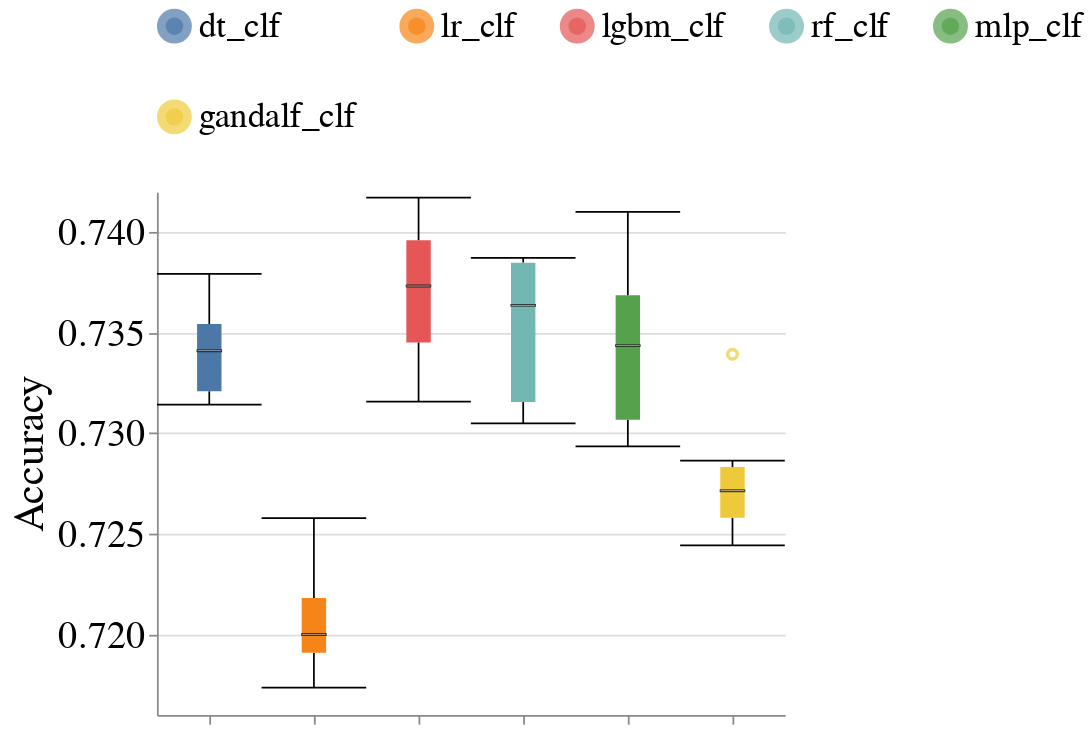

Notebook code cell kept with this figure:
### Markdown cell above
### Overall Metrics

### Code cell
create_box_plots_for_diff_baseline_models(dataset_name=DATASET_NAME,
                                          metric_name='Accuracy',
                                          db_client=db_client)

### Figure 1 — Vega-Lite specification as saved in the notebook (floating-point values rounded to 4 significant figures)
{"config": {"view": {"continuousWidth": 400, "continuousHeight": 300, "stroke": null}, "axis": {"labelFontSize": 22, "labelFontWeight": "normal", "titleFontSize": 24, "titleFontWeight": "normal"}, "facet": {"spacing": 10}, "header": {"labelFontSize": 20, "labelOrient": "bottom", "labelPadding": 5, "titleFontSize": 20}, "legend": {"columns": 5, "direction": "horizontal", "labelFontSize": 20, "labelLimit": 400, "orient": "top", "symbolStrokeWidth": 10, "titleAnchor": "middle", "titleFontSize": 22, "titleLimit": 300}, "title": {"fontSize": 20}}, "data": {"name": "data-a6a1c6ba86d0d7570251f5753d035ad3"}, "mark": {"type": "boxplot", "median": {"stroke": "black", "strokeWidth": 0.7}, "ticks": true}, "encoding": {"color": {"field": "Model_Name", "sort": ["dt_clf", "lr_clf", "lgbm_clf", "rf_clf", "mlp_clf"], "title": null, "type": "nominal"}, "x": {"axis": {"labels": false}, "field": "Model_Name", "sort": ["dt_clf", "lr_clf", "lgbm_clf", "rf_clf", "mlp_clf"], "title": null, "type": "nominal"}, "y": {"field": "Metric_Value", "scale": {"zero": false}, "title": "Accuracy", "type": "quantitative"}}, "width": 360, "$schema": "https://vega.github.io/schema/vega-lite/v4.17.0.json", "datasets": {"data-a6a1c6ba86d0d7570251f5753d035ad3": [{"Dataset_Name": "heart", "Null_Imputer_Name": "baseline", "Virny_Random_State": 100, "Model_Name": "dt_clf", "Subgroup": "overall", "Metric": "Accuracy", "Metric_Value": 0.7315}, {"Dataset_Name": "heart", "Null_Imputer_Name": "baseline", "Virny_Random_State": 200, "Model_Name": "dt_clf", "Subgroup": "overall", "Metric": "Accuracy", "Metric_Value": 0.7339}, {"Dataset_Name": "heart", "Null_Imputer_Name": "baseline", "Virny_Random_State": 300, "Model_Name": "dt_clf", "Subgroup": "overall", "Metric": "Accuracy", "Metric_Value": 0.7358}, {"Dataset_Name": "heart", "Null_Imputer_Name": "baseline", "Virny_Random_State": 400, "Model_Name": "dt_clf", "Subgroup": "overall", "Metric": "Accuracy", "Metric_Value": 0.7379}, {"Dataset_Name": "heart", "Null_Imputer_Name": "baseline", "Virny_Random_State": 500, "Model_Name": "dt_clf", "Subgroup": "overall", "Metric": "Accuracy", "Metric_Value": 0.7344}, {"Dataset_Name": "heart", "Null_Imputer_Name": "baseline", "Virny_Random_State": 100, "Model_Name": "lr_clf", "Subgroup": "overall", "Metric": "Accuracy", "Metric_Value": 0.7194}, {"Dataset_Name": "heart", "Null_Imputer_Name": "baseline", "Virny_Random_State": 600, "Model_Name": "dt_clf", "Subgroup": "overall", "Metric": "Accuracy", "Metric_Value": 0.7314}, {"Dataset_Name": "heart", "Null_Imputer_Name": "baseline", "Virny_Random_State": 300, "Model_Name": "lr_clf", "Subgroup": "overall", "Metric": "Accuracy", "Metric_Value": 0.7222}, {"Dataset_Name": "heart", "Null_Imputer_Name": "baseline", "Virny_Random_State": 400, "Model_Name": "lr_clf", "Subgroup": "overall", "Metric": "Accuracy", "Metric_Value": 0.7206}, {"Dataset_Name": "heart", "Null_Imputer_Name": "baseline", "Virny_Random_State": 200, "Model_Name": "lr_clf", "Subgroup": "overall", "Metric": "Accuracy", "Metric_Value": 0.7174}, {"Dataset_Name": "heart", "Null_Imputer_Name": "baseline", "Virny_Random_State": 500, "Model_Name": "lr_clf", "Subgroup": "overall", "Metric": "Accuracy", "Metric_Value": 0.7258}, {"Dataset_Name": "heart", "Null_Imputer_Name": "baseline", "Virny_Random_State": 600, "Model_Name": "lr_clf", "Subgroup": "overall", "Metric": "Accuracy", "Metric_Value": 0.719}, {"Dataset_Name": "heart", "Null_Imputer_Name": "baseline", "Virny_Random_State": 100, "Model_Name": "rf_clf", "Subgroup": "overall", "Metric": "Accuracy", "Metric_Value": 0.7305}, {"Dataset_Name": "heart", "Null_Imputer_Name": "baseline", "Virny_Random_State": 200, "Model_Name": "rf_clf", "Subgroup": "overall", "Metric": "Accuracy", "Metric_Value": 0.7345}, {"Dataset_Name": "heart", "Null_Imputer_Name": "baseline", "Virny_Random_State": 300, "Model_Name": "rf_clf", "Subgroup": "overall", "Metric": "Accuracy", "Metric_Value": 0.7387}, {"Dataset_Name": "heart", "Null_Imputer_Name": "baseline", "Virny_Random_State": 400, "Model_Name": "rf_clf", "Subgroup": "overall", "Metric": "Accuracy", "Metric_Value": 0.7382}, {"Dataset_Name": "heart", "Null_Imputer_Name": "baseline", "Virny_Random_State": 500, "Model_Name": "rf_clf", "Subgroup": "overall", "Metric": "Accuracy", "Metric_Value": 0.7386}, {"Dataset_Name": "heart", "Null_Imputer_Name": "baseline", "Virny_Random_State": 500, "Model_Name": "mlp_clf", "Subgroup": "overall", "Metric": "Accuracy", "Metric_Value": 0.741}, {"Dataset_Name": "heart", "Null_Imputer_Name": "baseline", "Virny_Random_State": 600, "Model_Name": "rf_clf", "Subgroup": "overall", "Metric": "Accuracy", "Metric_Value": 0.7306}, {"Dataset_Name": "heart", "Null_Imputer_Name": "baseline", "Virny_Random_State": 100, "Model_Name": "mlp_clf", "Subgroup": "overall", "Metric": "Accuracy", "Metric_Value": 0.7301}, {"Dataset_Name": "heart", "Null_Imputer_Name": "baseline", "Virny_Random_State": 300, "Model_Name": "mlp_clf", "Subgroup": "overall", "Metric": "Accuracy", "Metric_Value": 0.7364}, {"Dataset_Name": "heart", "Null_Imputer_Name": "baseline", "Virny_Random_State": 600, "Model_Name": "mlp_clf", "Subgroup": "overall", "Metric": "Accuracy", "Metric_Value": 0.7294}, {"Dataset_Name": "heart", "Null_Imputer_Name": "baseline", "Virny_Random_State": 200, "Model_Name": "mlp_clf", "Subgroup": "overall", "Metric": "Accuracy", "Metric_Value": 0.7323}, {"Dataset_Name": "heart", "Null_Imputer_Name": "baseline", "Virny_Random_State": 400, "Model_Name": "mlp_clf", "Subgroup": "overall", "Metric": "Accuracy", "Metric_Value": 0.737}, {"Dataset_Name": "heart", "Null_Imputer_Name": "baseline", "Virny_Random_State": 500, "Model_Name": "lgbm_clf", "Subgroup": "overall", "Metric": "Accuracy", "Metric_Value": 0.7417}, {"Dataset_Name": "heart", "Null_Imputer_Name": "baseline", "Virny_Random_State": 100, "Model_Name": "lgbm_clf", "Subgroup": "overall", "Metric": "Accuracy", "Metric_Value": 0.7339}, {"Dataset_Name": "heart", "Null_Imputer_Name": "baseline", "Virny_Random_State": 300, "Model_Name": "lgbm_clf", "Subgroup": "overall", "Metric": "Accuracy", "Metric_Value": 0.7384}, {"Dataset_Name": "heart", "Null_Imputer_Name": "baseline", "Virny_Random_State": 200, "Model_Name": "lgbm_clf", "Subgroup": "overall", "Metric": "Accuracy", "Metric_Value": 0.7363}, {"Dataset_Name": "heart", "Null_Imputer_Name": "baseline", "Virny_Random_State": 600, "Model_Name": "lgbm_clf", "Subgroup": "overall", "Metric": "Accuracy", "Metric_Value": 0.7316}, {"Dataset_Name": "heart", "Null_Imputer_Name": "baseline", "Virny_Random_State": 400, "Model_Name": "lgbm_clf", "Subgroup": "overall", "Metric": "Accuracy", "Metric_Value": 0.74}, {"Dataset_Name": "heart", "Null_Imputer_Name": "baseline", "Virny_Random_State": 300, "Model_Name": "gandalf_clf", "Subgroup": "overall", "Metric": "Accuracy", "Metric_Value": 0.7269}, {"Dataset_Name": "heart", "Null_Imputer_Name": "baseline", "Virny_Random_State": 500, "Model_Name": "gandalf_clf", "Subgroup": "overall", "Metric": "Accuracy", "Metric_Value": 0.7339}, {"Dataset_Name": "heart", "Null_Imputer_Name": "baseline", "Virny_Random_State": 100, "Model_Name": "gandalf_clf", "Subgroup": "overall", "Metric": "Accuracy", "Metric_Value": 0.7254}, {"Dataset_Name": "heart", "Null_Imputer_Name": "baseline", "Virny_Random_State": 400, "Model_Name": "gandalf_clf", "Subgroup": "overall", "Metric": "Accuracy", "Metric_Value": 0.7274}, {"Dataset_Name": "heart", "Null_Imputer_Name": "baseline", "Virny_Random_State": 600, "Model_Name": "gandalf_clf", "Subgroup": "overall", "Metric": "Accuracy", "Metric_Value": 0.7244}, {"Dataset_Name": "heart", "Null_Imputer_Name": "baseline", "Virny_Random_State": 200, "Model_Name": "gandalf_clf", "Subgroup": "overall", "Metric": "Accuracy", "Metric_Value": 0.7286}]}}
